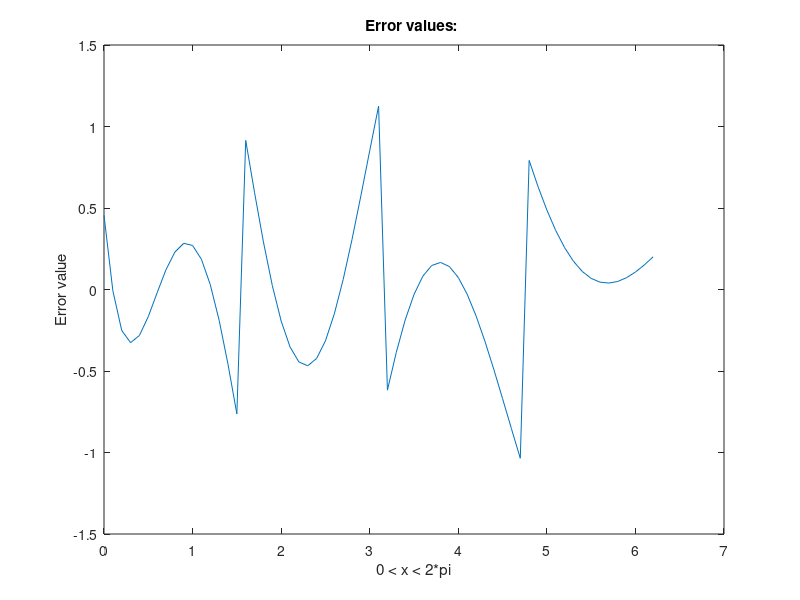
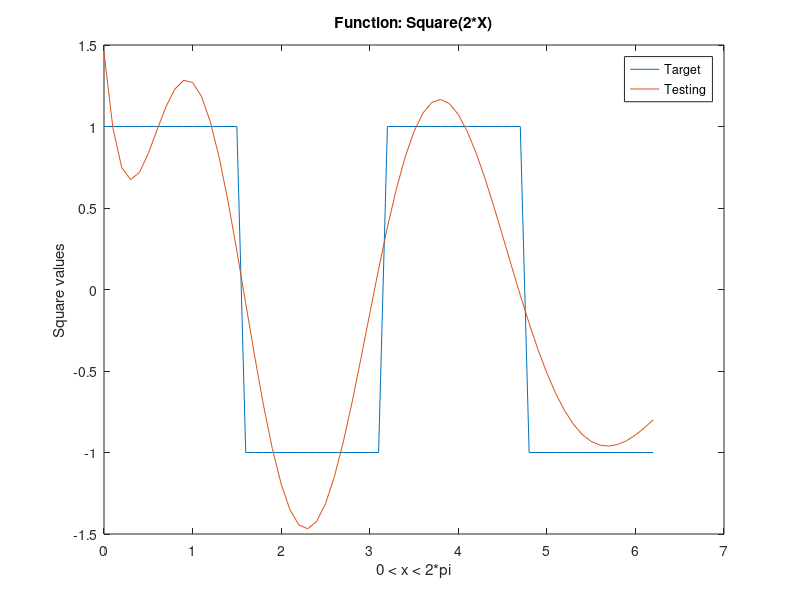

Write MATLAB code to recreate these figures, in order.
clc; close all;
clear all;

%determine the input
x = 0:1/10:2*pi;
test_x = 0.5:1/10:2*pi;
test_x = test_x';
x = x';
f = square(2*x);
ftest = square(2*test_x);

% i define the points for the centers

xi = [0;pi/17; pi/9; 2*pi/6; 2*pi/8; pi/2]; %change dimension and values!!
dist = 0.4;
%so, input is the x, xi is the centers

%% part of getting phi values into 62x5 matrice
[ii,jj] = size(xi);

for ss = 1:ii
   r = x(:,1) - xi(ss,1);
   rr(:,ss) = r;
end
   
phi = exp((-rr.^2)/2*dist);
%% part of getting the W and the least square error

t_f = square(2*xi);



w = ((phi'*phi)^(-1))*phi'*f; %initialisation of W

err_mat = phi*w - f;
[errsizex, errsizey] = size(err_mat);
err_xx = 1:1:errsizex;

tot_err = (norm(phi*w - f))
tot_err2 = tot_err^2


figure(1)
plot(x, err_mat)
title(sprintf('Error values: %s',tot_err2))
xlabel('0 < x < 2*pi')
ylabel('Error value')


figure(2)
plot(x, f)
title('Function: Square(2*X)')
hold on
plot(x, phi*w)
legend('Target', 'Testing');
xlabel('0 < x < 2*pi')
ylabel('Square values')

 %target is from the radial points
 %basis = f^(x) => targetnya berarti.. (t_f)
%sum of each column of phi*W = f(xk) or f(k)
%total error = ||phi*w - f||
%weight update = phiT * phi * w_new = phiT *f

%%next step: find the weight update algorithm!!


